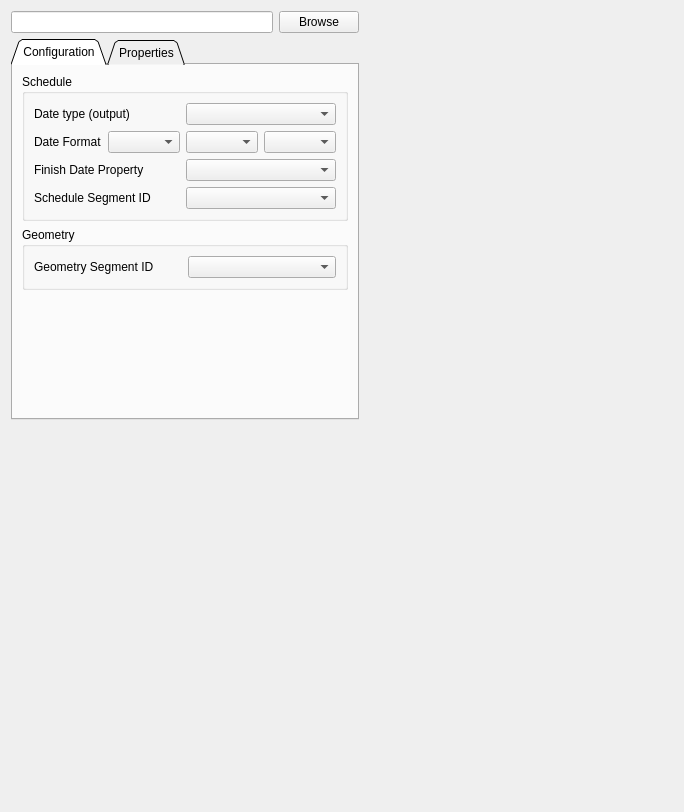
<ui version="4.0" >
 <class>Form</class>
 <widget class="QWidget" name="Form" >
  <property name="geometry" >
   <rect>
    <x>0</x>
    <y>0</y>
    <width>684</width>
    <height>812</height>
   </rect>
  </property>
  <property name="windowTitle" >
   <string>Form</string>
  </property>
  <layout class="QVBoxLayout" name="verticalLayout_3" >
   <item>
    <layout class="QGridLayout" name="gridLayout_2" >
     <item row="0" column="0" >
      <layout class="QGridLayout" >
       <item row="0" column="0" >
        <widget class="QLineEdit" name="fileName" />
       </item>
       <item row="0" column="1" >
        <widget class="QPushButton" name="BrowseButton" >
         <property name="text" >
          <string>Browse</string>
         </property>
        </widget>
       </item>
      </layout>
     </item>
     <item row="1" column="0" >
      <widget class="QTabWidget" name="tabWidget" >
       <property name="tabPosition" >
        <enum>QTabWidget::North</enum>
       </property>
       <property name="tabShape" >
        <enum>QTabWidget::Triangular</enum>
       </property>
       <property name="currentIndex" >
        <number>0</number>
       </property>
       <widget class="QWidget" name="Configuration" >
        <attribute name="title" >
         <string>Configuration</string>
        </attribute>
        <layout class="QVBoxLayout" name="verticalLayout_2" >
         <item>
          <widget class="QGroupBox" name="groupBox_2" >
           <property name="title" >
            <string>Schedule</string>
           </property>
           <layout class="QVBoxLayout" name="verticalLayout" >
            <item>
             <layout class="QGridLayout" name="gridLayout" >
              <item row="0" column="0" colspan="2" >
               <widget class="QLabel" name="label_6" >
                <property name="text" >
                 <string>Date type (output)</string>
                </property>
               </widget>
              </item>
              <item row="0" column="2" colspan="2" >
               <widget class="QComboBox" name="DateType" />
              </item>
              <item row="1" column="0" >
               <widget class="QLabel" name="label" >
                <property name="text" >
                 <string>Date Format</string>
                </property>
               </widget>
              </item>
              <item row="1" column="1" >
               <widget class="QComboBox" name="dateFormat_0" />
              </item>
              <item row="1" column="2" >
               <widget class="QComboBox" name="dateFormat_1" />
              </item>
              <item row="1" column="3" >
               <widget class="QComboBox" name="dateFormat_2" />
              </item>
              <item row="2" column="0" colspan="2" >
               <widget class="QLabel" name="label_2" >
                <property name="text" >
                 <string>Finish Date Property</string>
                </property>
                <property name="textFormat" >
                 <enum>Qt::AutoText</enum>
                </property>
               </widget>
              </item>
              <item row="2" column="2" colspan="2" >
               <widget class="QComboBox" name="finishDatePropertyName" />
              </item>
              <item row="3" column="0" colspan="2" >
               <widget class="QLabel" name="label_5" >
                <property name="text" >
                 <string>Schedule Segment ID</string>
                </property>
               </widget>
              </item>
              <item row="3" column="2" colspan="2" >
               <widget class="QComboBox" name="ScheduleSegName" />
              </item>
             </layout>
            </item>
           </layout>
          </widget>
         </item>
         <item>
          <widget class="QGroupBox" name="groupBox" >
           <property name="title" >
            <string>Geometry</string>
           </property>
           <layout class="QVBoxLayout" >
            <item>
             <layout class="QGridLayout" >
              <item row="0" column="0" >
               <widget class="QLabel" name="label_3" >
                <property name="text" >
                 <string>Geometry Segment ID</string>
                </property>
               </widget>
              </item>
              <item row="0" column="1" >
               <widget class="QComboBox" name="SegmentID" />
              </item>
             </layout>
            </item>
           </layout>
          </widget>
         </item>
         <item>
          <spacer>
           <property name="orientation" >
            <enum>Qt::Vertical</enum>
           </property>
           <property name="sizeHint" stdset="0" >
            <size>
             <width>20</width>
             <height>40</height>
            </size>
           </property>
          </spacer>
         </item>
        </layout>
       </widget>
       <widget class="QWidget" name="Properties" >
        <attribute name="title" >
         <string>Properties</string>
        </attribute>
        <layout class="QVBoxLayout" >
         <item>
          <layout class="QGridLayout" >
           <item row="0" column="0" >
            <layout class="QGridLayout" >
             <item row="1" column="0" >
              <widget class="QTableWidget" name="propertiesTableWidget" >
               <property name="selectionMode" >
                <enum>QAbstractItemView::NoSelection</enum>
               </property>
               <property name="gridStyle" >
                <enum>Qt::SolidLine</enum>
               </property>
              </widget>
             </item>
             <item row="2" column="0" >
              <widget class="QLineEdit" name="ArraySelection" >
               <property name="sizePolicy" >
                <sizepolicy vsizetype="Fixed" hsizetype="Minimum" >
                 <horstretch>0</horstretch>
                 <verstretch>0</verstretch>
                </sizepolicy>
               </property>
              </widget>
             </item>
            </layout>
           </item>
          </layout>
         </item>
        </layout>
       </widget>
      </widget>
     </item>
     <item row="1" column="1" >
      <spacer name="horizontalSpacer" >
       <property name="orientation" >
        <enum>Qt::Horizontal</enum>
       </property>
       <property name="sizeHint" stdset="0" >
        <size>
         <width>40</width>
         <height>20</height>
        </size>
       </property>
      </spacer>
     </item>
     <item row="2" column="0" >
      <spacer name="verticalSpacer" >
       <property name="orientation" >
        <enum>Qt::Vertical</enum>
       </property>
       <property name="sizeHint" stdset="0" >
        <size>
         <width>20</width>
         <height>40</height>
        </size>
       </property>
      </spacer>
     </item>
    </layout>
   </item>
  </layout>
 </widget>
 <resources/>
 <connections/>
</ui>
